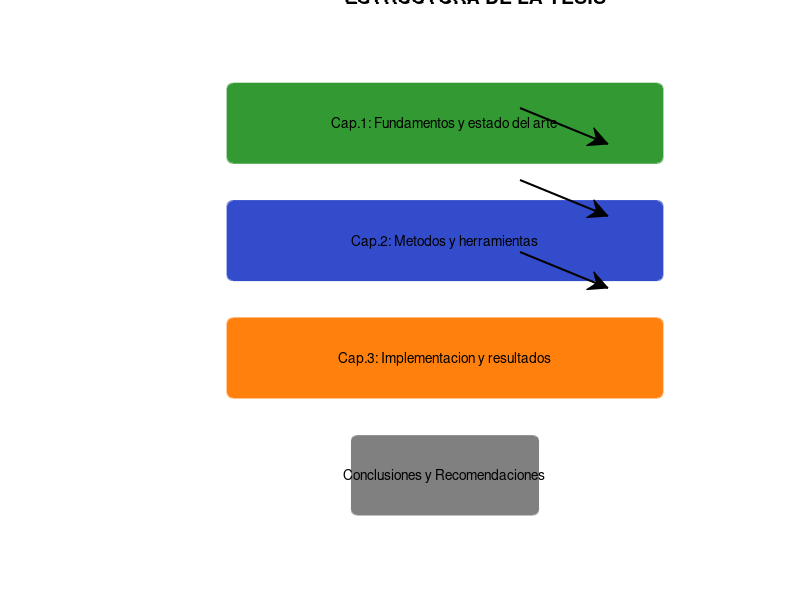
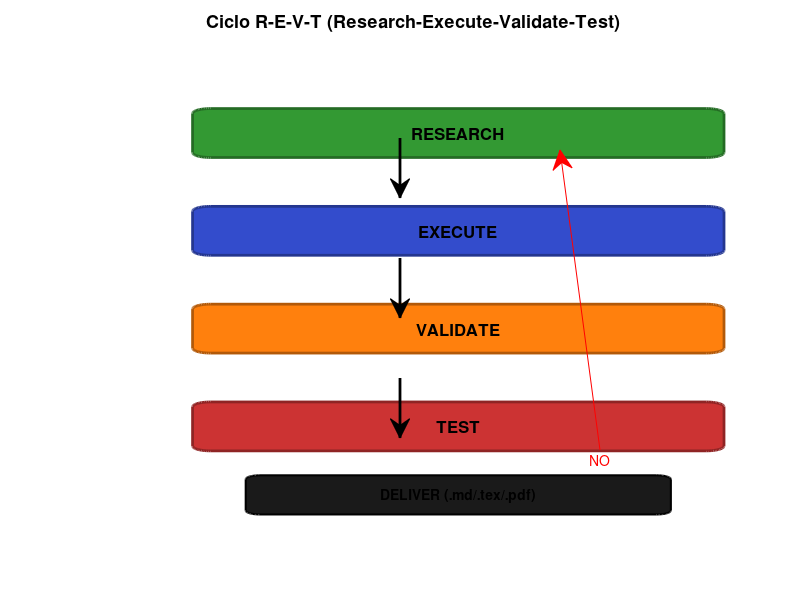
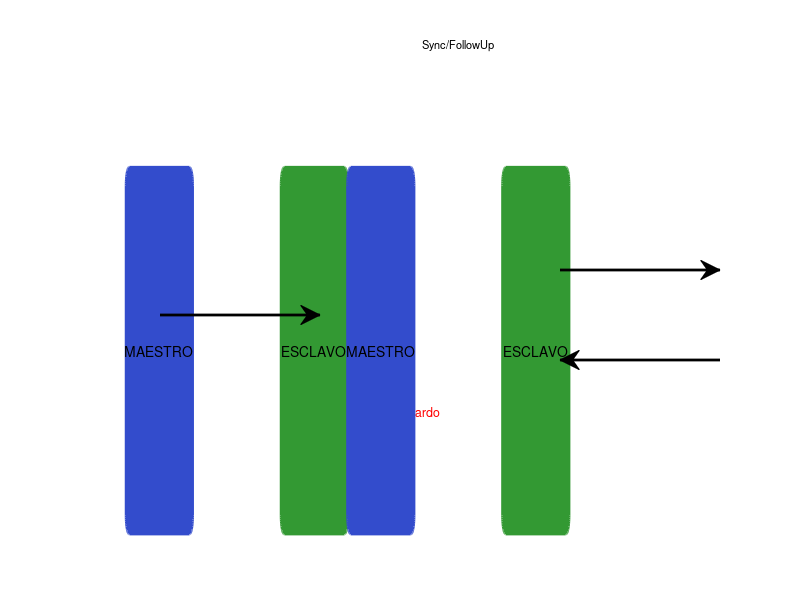
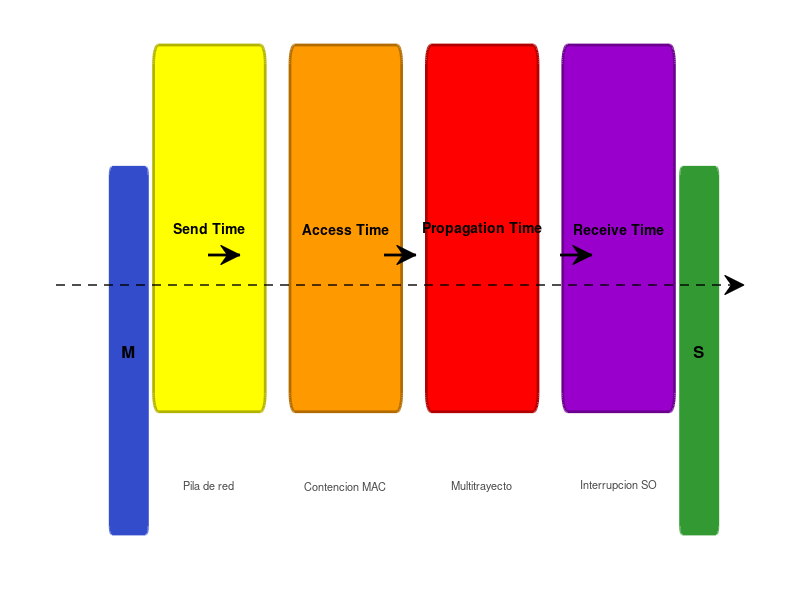

Here is the MATLAB script that generated these plots, in order:
% ===========================================================================
% generar_figuras.m
% Genera todas las figuras conceptuales de la tesis
% Ejecutar desde Octave/MATLAB dentro de src/figures/
% ===========================================================================
%
% Uso:  >> generar_figuras('ch01')  % solo cap. 1
%       >> generar_figuras('ch02')  % solo cap. 2
%       >> generar_figuras('ch03')  % solo cap. 3
%       >> generar_figuras('intro') % solo intro
%       >> generar_figuras('all')   % todos
% ===========================================================================

function generar_figuras(opt)
  if nargin < 1; opt = 'all'; end
  fprintf('=== Generador de figuras de la tesis ===\n');
  switch opt
    case 'all'
      fig_intro_estructura(); fig_intro_ciclo_revt();
      fig_1_1(); fig_1_2(); fig_1_3(); fig_1_4();
      fig_2_1(); fig_2_2(); fig_2_4(); fig_2_5();
      fig_3_1();
    case 'intro'
      fig_intro_estructura(); fig_intro_ciclo_revt();
    case 'ch01'
      fig_1_1(); fig_1_2(); fig_1_3(); fig_1_4();
    case 'ch02'
      fig_2_1(); fig_2_2(); fig_2_4(); fig_2_5();
    case 'ch03'
      fig_3_1();
  end
  fprintf('=== Hecho ===\n');
end

% =========================================================================
% INTRODUCCIÓN
% =========================================================================

function fig_intro_estructura()
  fprintf('  fig_intro_estructura...');
  figure('Position', [100 100 700 500], 'Color', 'w');
  clf; hold on; axis off;

  text(0.5, 0.95, 'ESTRUCTURA DE LA TESIS', 'FontSize', 14, ...
    'FontWeight', 'bold', 'HorizontalAlignment', 'center');

  x0=0.3; y0=0.78; w=0.35; h=0.08;
  % Ch1
  rectangle('Position',[x0 y0 w h], 'FaceColor',[0.2 0.6 0.2], ...
    'EdgeColor',[0.2 0.6 0.2], 'LineWidth',2, 'Curvature',0.1);
  text(x0+w/2, y0+h/2, 'Cap.1: Fundamentos y estado del arte', ...
    'FontSize',10, 'HorizontalAlignment','center');
  % Ch2
  rectangle('Position',[x0 y0-0.12 w h], 'FaceColor',[0.2 0.3 0.8], ...
    'EdgeColor',[0.2 0.3 0.8], 'LineWidth',2, 'Curvature',0.1);
  text(x0+w/2, y0-0.12+h/2, 'Cap.2: Metodos y herramientas', ...
    'FontSize',10, 'HorizontalAlignment','center');
  % Ch3
  rectangle('Position',[x0 y0-0.24 w h], 'FaceColor',[1 0.5 0.05], ...
    'EdgeColor',[1 0.5 0.05], 'LineWidth',2, 'Curvature',0.1);
  text(x0+w/2, y0-0.24+h/2, 'Cap.3: Implementacion y resultados', ...
    'FontSize',10, 'HorizontalAlignment','center');
  % Concl
  rectangle('Position',[x0+0.1 y0-0.36 w-0.2 h], ...
    'FaceColor',[0.5 0.5 0.5], 'EdgeColor',[0.5 0.5 0.5], ...
    'LineWidth',1.5, 'Curvature',0.1);
  text(x0+(w-0.2)/2+0.1, y0-0.36+h/2, 'Conclusiones y Recomendaciones', ...
    'FontSize',10, 'HorizontalAlignment','center');
  % Flechas
  annotation('arrow',[0.65 0.76],[0.82 0.76],'LineWidth',1.5);
  annotation('arrow',[0.65 0.76],[0.7 0.64],'LineWidth',1.5);
  annotation('arrow',[0.65 0.76],[0.58 0.52],'LineWidth',1.5);

  print(gcf, 'intro/fig_intro_estructura.pdf', '-dpdf');
  close(gcf); fprintf(' OK\n');
end

function fig_intro_ciclo_revt()
  fprintf('  fig_intro_ciclo_revt...');
  figure('Position',[100 100 500 550],'Color','w');
  clf; hold on; axis off;

  cent = [0.5 0.82; 0.5 0.62; 0.5 0.42; 0.5 0.22];
  txts = {'RESEARCH','EXECUTE','VALIDATE','TEST'};
  cols = [0.2 0.6 0.2; 0.2 0.3 0.8; 1 0.5 0.05; 0.8 0.2 0.2];
  for i=1:4
    rectangle('Position',[cent(i,1)-0.15 cent(i,2)-0.05 0.3 0.1], ...
      'FaceColor',cols(i,:),'EdgeColor',cols(i,:)*0.7,'LineWidth',2,'Curvature',0.2);
    text(cent(i,1),cent(i,2),txts{i},'FontSize',12,'FontWeight','bold',...
      'HorizontalAlignment','center');
  end
  % Flechas
  for i=1:3
    annotation('arrow',[0.5 0.5],[cent(i,2)-0.05 cent(i+1,2)+0.05],'LineWidth',2);
  end
  annotation('textarrow',[0.75 0.7],[0.25 0.75],'String','NO','FontSize',10,'Color','r');

  rect = [0.5-0.12 0.04 0.24 0.08];
  rectangle('Position',rect,'FaceColor',[0.1 0.1 0.1],...
    'EdgeColor',[0 0 0],'LineWidth',1.5,'Curvature',0.2);
  text(0.5,0.08,'DELIVER (.md/.tex/.pdf)','FontSize',10,'FontWeight','bold',...
    'HorizontalAlignment','center');
  title('Ciclo R-E-V-T (Research-Execute-Validate-Test)','FontSize',13);

  print(gcf, 'intro/fig_intro_ciclo_revt.pdf','-dpdf');
  close(gcf); fprintf(' OK\n');
end

% =========================================================================
% CAPÍTULO 1
% =========================================================================

function fig_1_1()
  fprintf('  fig_1_1_sync_uni_vs_bidi...');
  figure('Position',[100 100 800 350],'Color','w');
  clf; hold on; axis off;

  % Unidirectional
  text(0.2,0.85,'UNIDIRECCIONAL','FontSize',12,'FontWeight','bold');
  rectangle('Position',[0.05 0.4 0.15 0.15],'FaceColor',[0.2 0.3 0.8],...
    'EdgeColor',[0.2 0.3 0.8],'LineWidth',2,'Curvature',0.1);
  text(0.125,0.475,'MAESTRO','FontSize',10,'HorizontalAlignment','center');
  annotation('arrow',[0.2 0.4],[0.475 0.475],'LineWidth',2);
  rectangle('Position',[0.4 0.4 0.15 0.15],'FaceColor',[0.2 0.6 0.2],...
    'EdgeColor',[0.2 0.6 0.2],'LineWidth',2,'Curvature',0.1);
  text(0.475,0.475,'ESCLAVO','FontSize',10,'HorizontalAlignment','center');
  text(0.3,0.35,'Sync (solo tiempo)','FontSize',8,'HorizontalAlignment','center');
  text(0.56,0.45,'No mide retardo','FontSize',9,'Color','r');

  % Bidirectional
  text(0.7,0.85,'BIDIRECCIONAL','FontSize',12,'FontWeight','bold');
  rectangle('Position',[0.55 0.4 0.15 0.15],'FaceColor',[0.2 0.3 0.8],...
    'EdgeColor',[0.2 0.3 0.8],'LineWidth',2,'Curvature',0.1);
  text(0.625,0.475,'MAESTRO','FontSize',10,'HorizontalAlignment','center');
  rectangle('Position',[0.9 0.4 0.15 0.15],'FaceColor',[0.2 0.6 0.2],...
    'EdgeColor',[0.2 0.6 0.2],'LineWidth',2,'Curvature',0.1);
  text(0.975,0.475,'ESCLAVO','FontSize',10,'HorizontalAlignment','center');
  annotation('arrow',[0.7 0.9],[0.55 0.55],'LineWidth',2);
  annotation('arrow',[0.9 0.7],[0.4 0.4],'LineWidth',2);
  text(0.8,0.6,'Sync/FollowUp','FontSize',8,'HorizontalAlignment','center');
  text(0.8,0.3,'DelayReq/Resp','FontSize',8,'HorizontalAlignment','center');
  text(0.56,0.3,'Mide RTT y calcula offset','FontSize',9,'Color','b');

  text(0.5,0.1,'Fuente: Adaptado de [7].','FontSize',9,'Color',[0.5 0.5 0.5],'HorizontalAlignment','center');
  print(gcf,'ch01/fig_1_1_sync_uni_vs_bidi.pdf','-dpdf');
  close(gcf); fprintf(' OK\n');
end

function fig_1_2()
  fprintf('  fig_1_2_fuentes_error...');
  figure('Position',[100 100 900 400],'Color','w');
  clf; hold on; axis off;

  text(0.5,0.95,'FUENTES DE ERROR DE SINCRONIZACION','FontSize',13,'FontWeight','bold','HorizontalAlignment','center');
  xi = 0.08; y=0.5; w=0.18; h=0.15;
  etiq={'Send Time','Access Time','Propagation Time','Receive Time'};
  col=[1 1 0; 1 0.6 0; 1 0 0; 0.6 0 0.8];
  note={'Pila de red','Contencion MAC','Multitrayecto','Interrupcion SO'};
  for i=1:4
    xi2=xi+(i-1)*0.22;
    rectangle('Position',[xi2 y w h],'FaceColor',col(i,:),'EdgeColor',col(i,:)*0.7,'LineWidth',2,'Curvature',0.1);
    text(xi2+w/2,y+h/2,etiq{i},'FontSize',10,'HorizontalAlignment','center','FontWeight','bold');
    text(xi2+w/2,y-0.03,note{i},'FontSize',8,'HorizontalAlignment','center','Color',[0.3 0.3 0.3]);
    if i<4; annotation('arrow',[xi2+w xi2+w+0.04],[0.575 0.575],'LineWidth',2); end
  end
  rectangle('Position',[0.01 0.45 0.06 0.15],'FaceColor',[0.2 0.3 0.8],...
    'EdgeColor',[0.2 0.3 0.8],'LineWidth',2,'Curvature',0.1);
  text(0.04,0.525,'M','FontSize',12,'HorizontalAlignment','center','FontWeight','bold');
  rectangle('Position',[0.93 0.45 0.06 0.15],'FaceColor',[0.2 0.6 0.2],...
    'EdgeColor',[0.2 0.6 0.2],'LineWidth',2,'Curvature',0.1);
  text(0.96,0.525,'S','FontSize',12,'HorizontalAlignment','center','FontWeight','bold');
  annotation('arrow',[0.07 0.93],[0.525 0.525],'LineWidth',1,'LineStyle','--');
  text(0.5,0.12,'Fuente: Adaptado de [15].','FontSize',9,'Color',[0.5 0.5 0.5],'HorizontalAlignment','center');
  print(gcf,'ch01/fig_1_2_fuentes_error.pdf','-dpdf');
  close(gcf); fprintf(' OK\n');
end

function fig_1_3()
  fprintf('  fig_1_3_gptp_medicion...');
  figure('Position',[100 100 800 500],'Color','w');
  clf; hold on; axis off;

  text(0.5,0.95,'Medicion del retardo en gPTP (Peer Delay Mechanism)','FontSize',13,'FontWeight','bold','HorizontalAlignment','center');
  rectangle('Position',[0.05 0.35 0.2 0.12],'FaceColor',[0.2 0.3 0.8],...
    'EdgeColor',[0.2 0.3 0.8],'LineWidth',2,'Curvature',0.1);
  text(0.15,0.41,'SOLICITANTE','FontSize',9,'HorizontalAlignment','center','FontWeight','bold');
  text(0.15,0.45,'(Maestro)','FontSize',8,'HorizontalAlignment','center');
  rectangle('Position',[0.75 0.35 0.2 0.12],'FaceColor',[0.2 0.6 0.2],...
    'EdgeColor',[0.2 0.6 0.2],'LineWidth',2,'Curvature',0.1);
  text(0.85,0.41,'RESPONDEDOR','FontSize',9,'HorizontalAlignment','center','FontWeight','bold');
  text(0.85,0.45,'(Esclavo)','FontSize',8,'HorizontalAlignment','center');
  annotation('arrow',[0.25 0.75],[0.7 0.7],'LineWidth',2);
  text(0.5,0.75,'Pdelay\_Req','FontSize',10,'HorizontalAlignment','center');
  text(0.2,0.72,'t1','FontSize',10,'FontWeight','bold','Color','b');
  text(0.8,0.72,'t2','FontSize',10,'FontWeight','bold','Color','r');
  annotation('arrow',[0.75 0.25],[0.15 0.15],'LineWidth',2);
  text(0.5,0.1,'Pdelay\_Resp','FontSize',10,'HorizontalAlignment','center');
  text(0.8,0.12,'t3','FontSize',10,'FontWeight','bold','Color','r');
  text(0.2,0.12,'t4','FontSize',10,'FontWeight','bold','Color','b');
  annotation('arrow',[0.75 0.25],[0.02 0.02],'LineWidth',1.5,'LineStyle',':');
  text(0.5,-0.02,'PdelayRespFollowUp (t3)','FontSize',9,'HorizontalAlignment','center');
  rectangle('Position',[0.2 -0.18 0.6 0.08],'FaceColor',[1 1 1],...
    'EdgeColor',[0.5 0.5 0.5],'LineWidth',1,'Curvature',0.1);
  text(0.5,-0.14,'Pdelay = [(t4 - t1) - r(t3 - t2)] / 2','FontSize',12,'HorizontalAlignment','center');
  text(0.5,-0.3,'Fuente: Adaptado de [48].','FontSize',9,'Color',[0.5 0.5 0.5],'HorizontalAlignment','center');
  print(gcf,'ch01/fig_1_3_gptp_medicion_retardo.pdf','-dpdf');
  close(gcf); fprintf(' OK\n');
end

function fig_1_4()
  fprintf('  fig_1_4_retardo_y_deriva...');
  figure('Position',[100 100 900 500],'Color','w');
  subplot(1,2,1); hold on; box on; grid on;
  title('(a) Calculo del retardo de propagacion','FontSize',10);
  xlabel('Tiempo [s]'); axis([0 10 -0.8 1.2]);
  plot([1 1],[0 0.3],'b-','LineWidth',2); text(1,0.4,'t1','FontSize',9,'Color','b','HorizontalAlignment','center');
  plot([3 3],[0 0.3],'b-','LineWidth',2); text(3,0.4,'t4','FontSize',9,'Color','b','HorizontalAlignment','center');
  plot([6 6],[0 -0.3],'r-','LineWidth',2); text(6,-0.4,'t2','FontSize',9,'Color','r','HorizontalAlignment','center');
  plot([8 8],[0 -0.3],'r-','LineWidth',2); text(8,-0.4,'t3','FontSize',9,'Color','r','HorizontalAlignment','center');
  plot([0 10],[0 0],'k-','LineWidth',1.5);

  subplot(1,2,2); hold on; box on; grid on;
  title('(b) Impacto de la deriva de los relojes','FontSize',10);
  xlabel('Tiempo [s]'); ylabel('Offset [s]'); axis([0 10 -1 1]);
  t=linspace(0,10,100);
  plot(t,0.3*cos(t/3),'b-','LineWidth',2,'DisplayName','Maestro (ref)');
  plot(t,0.5*cos(t/2.7)+0.2,'r--','LineWidth',2,'DisplayName','Esclavo (deriva)');
  legend('Location','southoutside','FontSize',9);
  text(5,-0.85,'El offset crece con el tiempo debido al skew','FontSize',9,'HorizontalAlignment','center');
  % sgtitle('Figura 1.4','FontSize',11); (use suptitle in Octave)
  print(gcf,'ch01/fig_1_4_retardo_y_deriva.pdf','-dpdf');
  close(gcf); fprintf(' OK\n');
end

% =========================================================================
% CAPÍTULO 2
% =========================================================================

function fig_2_1()
  fprintf('  fig_2_1_ubicaciones_ts...');
  figure('Position',[100 100 450 500],'Color','w');
  clf; hold on; axis off;
  y0=0.75; w=0.5; h=0.07; xc=0.5;
  capas={'APLICACION (t\_clock())','PILA DE RED / DRIVER','CAPA MAC','CAPA FISICA - PHY','MEDIO INALAMBRICO'};
  cols=[0.8 0.2 0.2; 0.8 0.4 0.2; 0.8 0.8 0.2; 0.2 0.8 0.2; 0.2 0.2 0.8];
  for i=1:5
    yi=y0-(i-1)*0.1;
    rectangle('Position',[xc-w/2 yi w h],'FaceColor',cols(i,:),'EdgeColor',cols(i,:)*0.7,'LineWidth',2,'Curvature',0.05);
    text(xc,yi+h/2,capas{i},'FontSize',10,'HorizontalAlignment','center','FontWeight','bold');
  end
  annotation('textarrow',[0.78 0.85],[0.7 0.35],'String','Precision creciente','FontSize',9,'LineWidth',1.5);
  text(0.5,0.2,'TS por SW: alta varianza','FontSize',8,'Color',[0.8 0.2 0.2],'HorizontalAlignment','center');
  text(0.5,0.15,'TS por HW: precision ns', 'FontSize',8,'Color',[0.2 0.8 0.2],'HorizontalAlignment','center');
  text(0.5,0.05,'Fuente: Adaptado de [56].','FontSize',9,'Color',[0.5 0.5 0.5],'HorizontalAlignment','center');
  print(gcf,'ch02/fig_2_1_ubicaciones_ts.pdf','-dpdf');
  close(gcf); fprintf(' OK\n');
end

function fig_2_2()
  fprintf('  fig_2_2_latencias_sw...');
  figure('Position',[100 100 900 400],'Color','w');
  clf; hold on; axis off;
  text(0.5,0.95,'Latencias de estampa de tiempo de software','FontSize',12,'FontWeight','bold','HorizontalAlignment','center');

  rect = [0.05 0.5 0.12 0.1];
  rectangle('Position',rect,'FaceColor',[0.2 0.3 0.8],'EdgeColor',[0.2 0.3 0.8],'LineWidth',2,'Curvature',0.1);
  text(0.11,0.55,'Software TX','FontSize',8,'HorizontalAlignment','center');

  rect = [0.17 0.5 0.1 0.1];
  rectangle('Position',rect,'FaceColor',[1 1 0],'EdgeColor',[1 1 0],'LineWidth',2,'Curvature',0.1);
  text(0.22,0.55,'p1','FontSize',8,'HorizontalAlignment','center');

  annotation('arrow',[0.27 0.73],[0.7 0.7],'LineWidth',2);
  text(0.5,0.75,'tms (propagacion M->S)','FontSize',8,'HorizontalAlignment','center');

  rect = [0.73 0.5 0.1 0.1];
  rectangle('Position',rect,'FaceColor',[1 1 0],'EdgeColor',[1 1 0],'LineWidth',2,'Curvature',0.1);
  text(0.78,0.55,'p2','FontSize',8,'HorizontalAlignment','center');

  rect = [0.83 0.5 0.12 0.1];
  rectangle('Position',rect,'FaceColor',[0.2 0.6 0.2],'EdgeColor',[0.2 0.6 0.2],'LineWidth',2,'Curvature',0.1);
  text(0.89,0.55,'Software RX','FontSize',8,'HorizontalAlignment','center');

  annotation('arrow',[0.73 0.27],[0.3 0.3],'LineWidth',2);
  text(0.5,0.25,'tsm (propagacion S->M)','FontSize',8,'HorizontalAlignment','center');

  % Timestamps
  text(0.1,0.63,'^t1','FontSize',10,'FontWeight','bold','Color','b');
  text(0.9,0.63,'^t2','FontSize',10,'FontWeight','bold','Color','r');
  text(0.9,0.38,'^t3','FontSize',10,'FontWeight','bold','Color','r');
  text(0.1,0.38,'^t4','FontSize',10,'FontWeight','bold','Color','b');

  rect = [0.15 0.02 0.7 0.08];
  rectangle('Position',rect,'FaceColor',[1 1 1],'EdgeColor',[0.5 0.5 0.5],'LineWidth',1,'Curvature',0.1);
  text(0.5,0.06,'t1 = ^t1 + p1  |  t2 = ^t2 - p2  |  t3 = ^t3 + p3  |  t4 = ^t4 - p4','FontSize',10,'HorizontalAlignment','center');
  text(0.5,-0.05,'Fuente: Adaptado de [11].','FontSize',9,'Color',[0.5 0.5 0.5],'HorizontalAlignment','center');
  print(gcf,'ch02/fig_2_2_latencias_sw.pdf','-dpdf');
  close(gcf); fprintf(' OK\n');
end

function fig_2_4()
  fprintf('  fig_2_4_metodo_hibrido...');
  figure('Position',[100 100 700 500],'Color','w');
  clf; hold on; axis off;

  text(0.5,0.95,'METODO HIBRIDO: EXEL + AKF','FontSize',14,'FontWeight','bold','HorizontalAlignment','center');

  rectangle('Position',[0.15 0.55 0.3 0.18],'FaceColor',[0.2 0.3 0.8],...
    'EdgeColor',[0.2 0.3 0.8],'LineWidth',2,'Curvature',0.1);
  text(0.3,0.67,'ETAPA 1: EXEL','FontSize',11,'FontWeight','bold','HorizontalAlignment','center');
  text(0.3,0.6,'Correccion determinista','FontSize',9,'HorizontalAlignment','center');
  text(0.3,0.57,'p1-p4 en estampas','FontSize',9,'HorizontalAlignment','center');

  annotation('arrow',[0.3 0.5],[0.48 0.48],'LineWidth',2);
  text(0.4,0.5,'zk = theta\_Exel','FontSize',9,'HorizontalAlignment','center');

  rectangle('Position',[0.55 0.35 0.3 0.25],'FaceColor',[1 0.5 0.05],...
    'EdgeColor',[1 0.5 0.05],'LineWidth',2,'Curvature',0.1);
  text(0.7,0.54,'ETAPA 2: AKF','FontSize',11,'FontWeight','bold','HorizontalAlignment','center');
  text(0.7,0.47,'Filtro de Kalman Adaptativo','FontSize',9,'HorizontalAlignment','center');
  text(0.7,0.41,'3 estados: [theta, skew, Delta]','FontSize',8,'HorizontalAlignment','center');
  text(0.7,0.37,'Rk adaptativo (N=20)','FontSize',8,'HorizontalAlignment','center');

  annotation('arrow',[0.7 0.7],[0.3 0.18],'LineWidth',2);
  text(0.72,0.24,'theta\_AKF','FontSize',9,'HorizontalAlignment','center');

  rectangle('Position',[0.45 0.05 0.5 0.12],'FaceColor',[0.2 0.6 0.2],...
    'EdgeColor',[0.2 0.6 0.2],'LineWidth',2,'Curvature',0.1);
  text(0.7,0.11,'CORRECCION RELOJ ESCLAVO','FontSize',11,'FontWeight','bold','HorizontalAlignment','center');

  annotation('arrow',[0.1 0.15],[0.64 0.64],'LineWidth',2);
  text(0.05,0.66,'Mensajes gPTP','FontSize',8,'HorizontalAlignment','center');
  text(0.05,0.62,'(t1..t4)','FontSize',8,'HorizontalAlignment','center');

  print(gcf,'ch02/fig_2_4_metodo_hibrido.pdf','-dpdf');
  close(gcf); fprintf(' OK\n');
end

function fig_2_5()
  fprintf('  fig_2_5_ciclo_akf...');
  figure('Position',[100 100 700 600],'Color','w');
  clf; hold on; axis off;

  text(0.5,0.97,'Ciclo del Filtro de Kalman Adaptativo','FontSize',13,'FontWeight','bold','HorizontalAlignment','center');

  rect = [0.15 0.82 0.3 0.08];
  rectangle('Position',rect,'FaceColor',[0.8 0.8 0.8],'EdgeColor',[0.3 0.3 0.3],'LineWidth',2,'Curvature',0.1);
  text(0.3,0.86,'Inicializacion: x0, P0, Q, R0, N=20','FontSize',9,'HorizontalAlignment','center');

  rect = [0.15 0.62 0.3 0.12];
  rectangle('Position',rect,'FaceColor',[0.4 0.6 0.8],'EdgeColor',[0.2 0.3 0.8],'LineWidth',2,'Curvature',0.1);
  text(0.3,0.7,'PREDICCION','FontSize',10,'FontWeight','bold','HorizontalAlignment','center');
  text(0.3,0.65,'x^- = F*x  |  P^- = F*P*F''+Q','FontSize',8,'HorizontalAlignment','center');

  rect = [0.55 0.65 0.3 0.12];
  rectangle('Position',rect,'FaceColor',[0.8 0.8 0.2],'EdgeColor',[0.6 0.6 0],'LineWidth',2,'Curvature',0.1);
  text(0.7,0.73,'MEDICION zk','FontSize',10,'FontWeight','bold','HorizontalAlignment','center');
  text(0.7,0.68,'zk = theta\_Exel','FontSize',9,'HorizontalAlignment','center');

  rect = [0.55 0.5 0.3 0.08];
  rectangle('Position',rect,'FaceColor',[0.8 0.4 0.2],'EdgeColor',[0.8 0.4 0.2],'LineWidth',1.5,'Curvature',0.1);
  text(0.7,0.54,'Rk = var(innovaciones, N=20)','FontSize',8,'HorizontalAlignment','center');

  rect = [0.15 0.42 0.3 0.12];
  rectangle('Position',rect,'FaceColor',[0.2 0.6 0.2],'EdgeColor',[0.2 0.6 0.2],'LineWidth',2,'Curvature',0.1);
  text(0.3,0.5,'ACTUALIZACION','FontSize',10,'FontWeight','bold','HorizontalAlignment','center');
  text(0.3,0.45,'K = P^-*H''/(H*P^-*H''+Rk)','FontSize',8,'HorizontalAlignment','center');
  text(0.3,0.425,'x = x^- + K*(zk - H*x^-)','FontSize',8,'HorizontalAlignment','center');

  annotation('arrow',[0.3 0.3],[0.78 0.74],'LineWidth',2);
  annotation('arrow',[0.3 0.55],[0.68 0.68],'LineWidth',2);
  annotation('arrow',[0.85 0.85],[0.65 0.58],'LineWidth',1.5);
  annotation('arrow',[0.7 0.45],[0.54 0.48],'LineWidth',2);
  annotation('arrow',[0.3 0.3],[0.38 0.18],'LineWidth',2);

  rect = [0.15 0.08 0.3 0.08];
  rectangle('Position',rect,'FaceColor',[0.2 0.8 0.2],'EdgeColor',[0.2 0.8 0.2],'LineWidth',2,'Curvature',0.1);
  text(0.3,0.12,'SALIDA: theta\_AKF','FontSize',10,'FontWeight','bold','HorizontalAlignment','center');

  annotation('arrow',[0.45 0.6],[0.12 0.86],'LineWidth',1.5,'LineStyle',':','Color',[0.5 0.5 0.5]);
  print(gcf,'ch02/fig_2_5_ciclo_akf.pdf','-dpdf');
  close(gcf); fprintf(' OK\n');
end

% =========================================================================
% CAPÍTULO 3
% =========================================================================

function fig_3_1()
  fprintf('  fig_3_1_esquema_implementacion...');
  figure('Position',[100 100 800 400],'Color','w');
  clf; hold on; axis off;

  text(0.5,0.95,'Esquema de la implementacion desarrollada','FontSize',13,'FontWeight','bold','HorizontalAlignment','center');

  rect = [0.03 0.35 0.15 0.15];
  rectangle('Position',rect,'FaceColor',[0.2 0.3 0.8],'EdgeColor',[0.2 0.3 0.8],'LineWidth',2,'Curvature',0.1);
  text(0.105,0.43,'MAESTRO','FontSize',11,'FontWeight','bold','HorizontalAlignment','center');
  text(0.105,0.37,'(GM)','FontSize',8,'HorizontalAlignment','center');

  rect = [0.55 0.3 0.25 0.25];
  rectangle('Position',rect,'FaceColor',[0.2 0.6 0.2],'EdgeColor',[0.2 0.6 0.2],'LineWidth',2,'Curvature',0.1);
  text(0.675,0.48,'ESCLAVO','FontSize',11,'FontWeight','bold','HorizontalAlignment','center');
  text(0.675,0.42,'Etapa 1: Exel','FontSize',8,'HorizontalAlignment','center');
  text(0.675,0.36,'Etapa 2: AKF','FontSize',8,'HorizontalAlignment','center');

  annotation('arrow',[0.18 0.55],[0.5 0.5],'LineWidth',2);
  text(0.365,0.53,'Tms = d/c + ta','FontSize',10,'HorizontalAlignment','center');
  annotation('arrow',[0.55 0.18],[0.35 0.35],'LineWidth',2);
  text(0.365,0.3,'Tsm = d/c - ta','FontSize',10,'HorizontalAlignment','center');

  annotation('textarrow',[0.18 0.55],[0.6 0.6],'String','d = 30 m','FontSize',9,'LineWidth',1);
  text(0.5,0.12,'d=30m | c=3e8 m/s | ta=asimetria desconocida','FontSize',9,'HorizontalAlignment','center');
  text(0.5,0.03,'Fuente: Elaboracion propia.','FontSize',9,'Color',[0.5 0.5 0.5],'HorizontalAlignment','center');

  print(gcf,'ch03/fig_3_1_esquema_implementacion.pdf','-dpdf');
  close(gcf); fprintf(' OK\n');
end
